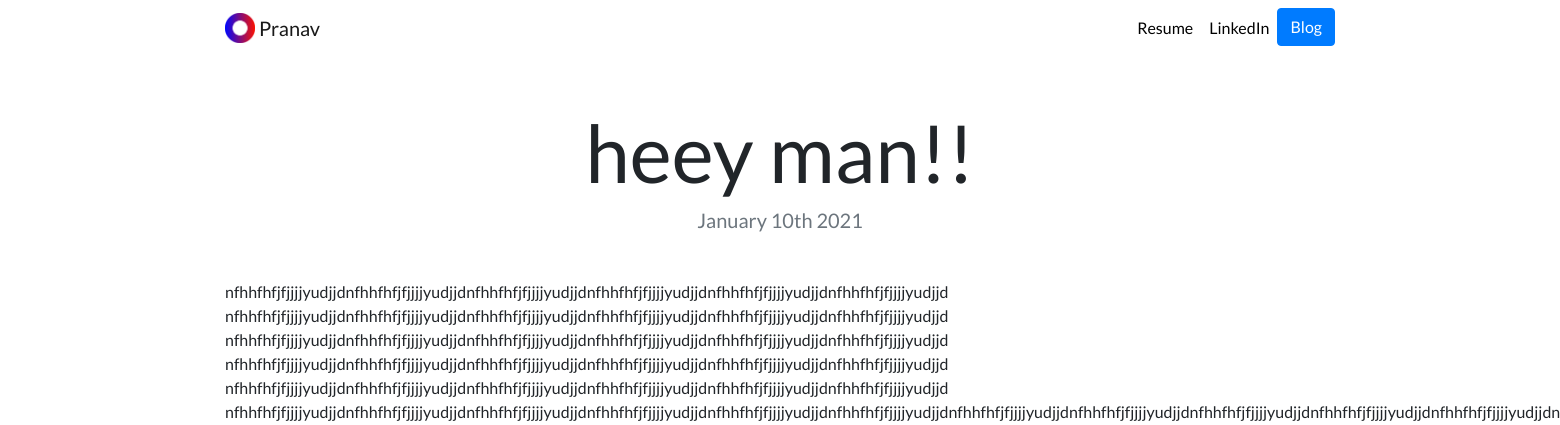
The page /blog/6/ on the database its author committed.
### blog/models.py (models this page shows, shortened)
class Blog(models.Model):
    title = models.CharField(max_length=200)
    description = models.TextField()
    date = models.DateField()

### blog/views.py (the view)
# urls.py: path('<int:blog_id>/', views.detail,name = 'detail'),
def detail(request,blog_id):
    blog = get_object_or_404(Blog, pk=blog_id)
    return render(request, 'blog/detail.html', {'blog':blog} )

### blog/templates/blog/detail.html
{% extends "portfolio/base.html" %}
{% load static %}
{% block content %}
<h1 class="text-center mt-5" id="blogdetailtitle">{{ blog.title }}</h1>
<h5 class="text-center text-muted mb-5">{{ blog.date|date:'F jS Y' }}</h5>
{{ blog.description|safe }}
{% endblock %}

### portfolio/static/portfolio/custom.css (style rules this page uses)
body { font-family: 'Lato', sans-serif; }
@media (min-width: 992px) { #blogdetailtitle { font-size: 5rem; } }

### rows shown on the page
Blog: title "heey man!!", date "January 10th 2021", description "nfhhfhfjfjjjjyudjjdnfhhfhfjfjjjjyudjjdnfhhfhfjfjjjjyudjjdnfhhfhfjfjjjjyudjjdnfhhfhfjfjjjjyudjjdnfhhfhfjfjjjjyudjjd nfhhfhfjfjjjjyudjjdnfhhfhfjfjjjjyudjjdnfhhfhfjfjjjjyudjjdnfhhfhfjfjjjjyudjjdnfhhfhfjfjjjjyudjjdnfhhfhfjfjjjjyudjjd nfhhfhfjfjjjjyudjjdnfhhfhfjfjjjjyudjjdnfhhfhfjfjjjjyudjjdnfhhfhfjfjjjjyudjjdnfhhfhfjfjjjjyudjjdnfhhfhfjfjjjjyudjjd nfhhfhfjfjjjjyudjjdnfhhfhfjfjjjjyudjjdnfhhfhfjfjjjjyudjjdnfhhfhfjfjjjjyudjjdnfhhfhfjfjjjjyudjjdnfhhfhfjfjjjjyudjjd nfhhfhfjfjjjjyudjjdnfhhfhfjfjjjjyudjjdnfhhfhfjfjjjjyudjjdnfhhfhfjfjjjjyudjjdnfhhfhfjfjjjjyudjjdnfhhfhfjfjjjjyudjjd…"
